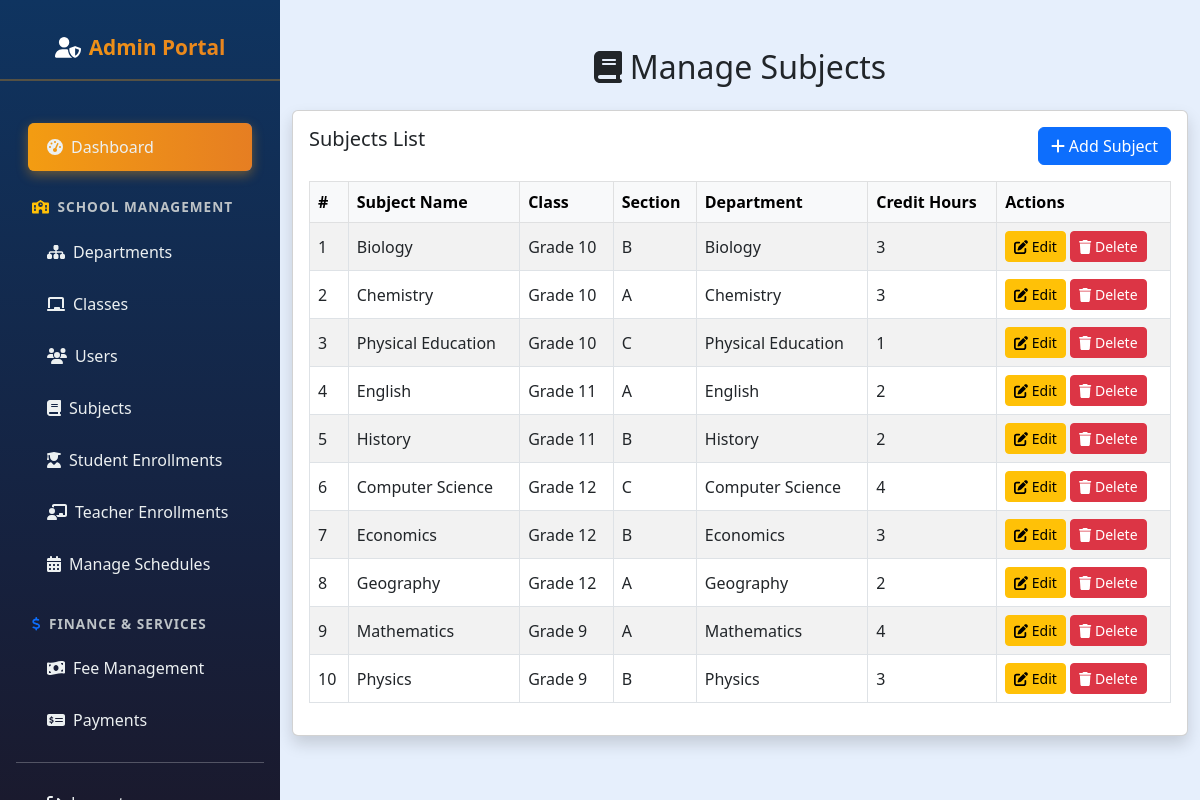
Page /admin/manage_subjects.php (signed in) on the committed database.
### tables this page shows
CREATE TABLE `subjects` (
  `subject_id` int(11) NOT NULL,
  `subject_name` varchar(100) NOT NULL,
  `class_id` int(11) NOT NULL,
  `created_at` datetime DEFAULT current_timestamp(),
  `department_id` int(11) DEFAULT NULL,
  `credit_hours` int(11) NOT NULL DEFAULT 0
);

CREATE TABLE `classes` (
  `class_id` int(11) NOT NULL,
  `class_name` varchar(50) NOT NULL,
  `section` varchar(10) NOT NULL,
  `department_id` int(11) NOT NULL,
  `created_at` datetime DEFAULT current_timestamp()
);

CREATE TABLE `departments` (
  `department_id` int(11) NOT NULL,
  `department_name` varchar(100) NOT NULL
);

### admin/manage_subjects.php (the view, shortened to what this page needs)
<?php
include('config.php');
$subjects = [];
$result = $conn->query("
    SELECT
        s.subject_id,
        s.subject_name,
        s.credit_hours,
        c.class_name,
        c.section,
        d.department_name
    FROM subjects s
    JOIN classes c ON s.class_id = c.class_id
    LEFT JOIN departments d ON s.department_id = d.department_id
    ORDER BY c.class_name ASC, s.subject_name ASC
");
while ($row = $result->fetch_assoc()) {
    $subjects[] = $row;
}
?>
<!DOCTYPE html>
<html lang="en">
<head>
    <link href="https://cdn.jsdelivr.net/npm/bootstrap@5.3.0/dist/css/bootstrap.min.css" rel="stylesheet" />
</head>
<body style="margin-left:280px; background-color:#e6effc;">
<?php include('admin_sidebar.php'); ?>
<div class="container mt-5">
    <h2 class="mb-4 text-center">
        <i class="fas fa-book me-2"></i>Manage Subjects
    </h2>
    <div class="card shadow">
        <div class="card-body">
            <div class="d-flex justify-content-between mb-3">
                <h5 class="card-title">Subjects List</h5>
                <a href="add_subject.php" class="btn btn-primary">
                    <i class="fas fa-plus me-1"></i>Add Subject
                </a>
            </div>
            <?php if (count($subjects) > 0): ?>
                <div class="table-responsive">
                    <table class="table table-bordered table-striped align-middle">
                        <thead class="table-light">
                            <tr>
                                <th>#</th>
                                <th>Subject Name</th>
                                <th>Class</th>
                                <th>Section</th>
                                <th>Department</th>
                                <th>Credit Hours</th>
                                <th>Actions</th>
                            </tr>
                        </thead>
                        <tbody>
                        <?php foreach ($subjects as $index => $subject): ?>
                            <tr>
                                <td><?= $index + 1 ?></td>
                                <td><?= htmlspecialchars($subject['subject_name']) ?></td>
                                <td><?= htmlspecialchars($subject['class_name']) ?></td>
                                <td><?= htmlspecialchars($subject['section']) ?></td>
                                <td><?= htmlspecialchars($subject['department_name'] ?? 'N/A') ?></td>
                                <td><?= htmlspecialchars($subject['credit_hours']) ?></td>
                                <td>
                                    <a href="edit_subject.php?id=<?= $subject['subject_id'] ?>"
                                       class="btn btn-sm btn-warning">
                                        <i class="fas fa-edit"></i> Edit
                                    </a>
                                    <a href="manage_subjects.php?delete=<?= $subject['subject_id'] ?>"
                                       class="btn btn-sm btn-danger"
                                       onclick="return confirm('Are you sure you want to delete this subject?');">
                                        <i class="fas fa-trash"></i> Delete
                                    </a>
                                </td>
                            </tr>
                        <?php endforeach; ?>
                        </tbody>
                    </table>
                </div>
            <?php endif; ?>
        </div>
    </div>
</div>
</body>
</html>

### admin/admin_sidebar.php (style rules this page uses)
body { font-family: 'Segoe UI', Tahoma, Geneva, Verdana, sans-serif; margin-left: 280px; background-color: #e6effc; }

### rows in the picture
subjects: subject_name "Biology", class.class_name "Grade 10", class.section "B", department.department_name "Biology", credit_hours "3"
subjects: subject_name "Chemistry", class.class_name "Grade 10", class.section "A", department.department_name "Chemistry", credit_hours "3"
subjects: subject_name "Physical Education", class.class_name "Grade 10", class.section "C", department.department_name "Physical Education", credit_hours "1"
subjects: subject_name "English", class.class_name "Grade 11", class.section "A", department.department_name "English", credit_hours "2"
subjects: subject_name "History", class.class_name "Grade 11", class.section "B", department.department_name "History", credit_hours "2"
subjects: subject_name "Computer Science", class.class_name "Grade 12", class.section "C", department.department_name "Computer Science", credit_hours "4"
subjects: subject_name "Economics", class.class_name "Grade 12", class.section "B", department.department_name "Economics", credit_hours "3"
subjects: subject_name "Geography", class.class_name "Grade 12", class.section "A", department.department_name "Geography", credit_hours "2"
subjects: subject_name "Mathematics", class.class_name "Grade 9", class.section "A", department.department_name "Mathematics", credit_hours "4"
subjects: subject_name "Physics", class.class_name "Grade 9", class.section "B", department.department_name "Physics", credit_hours "3"
